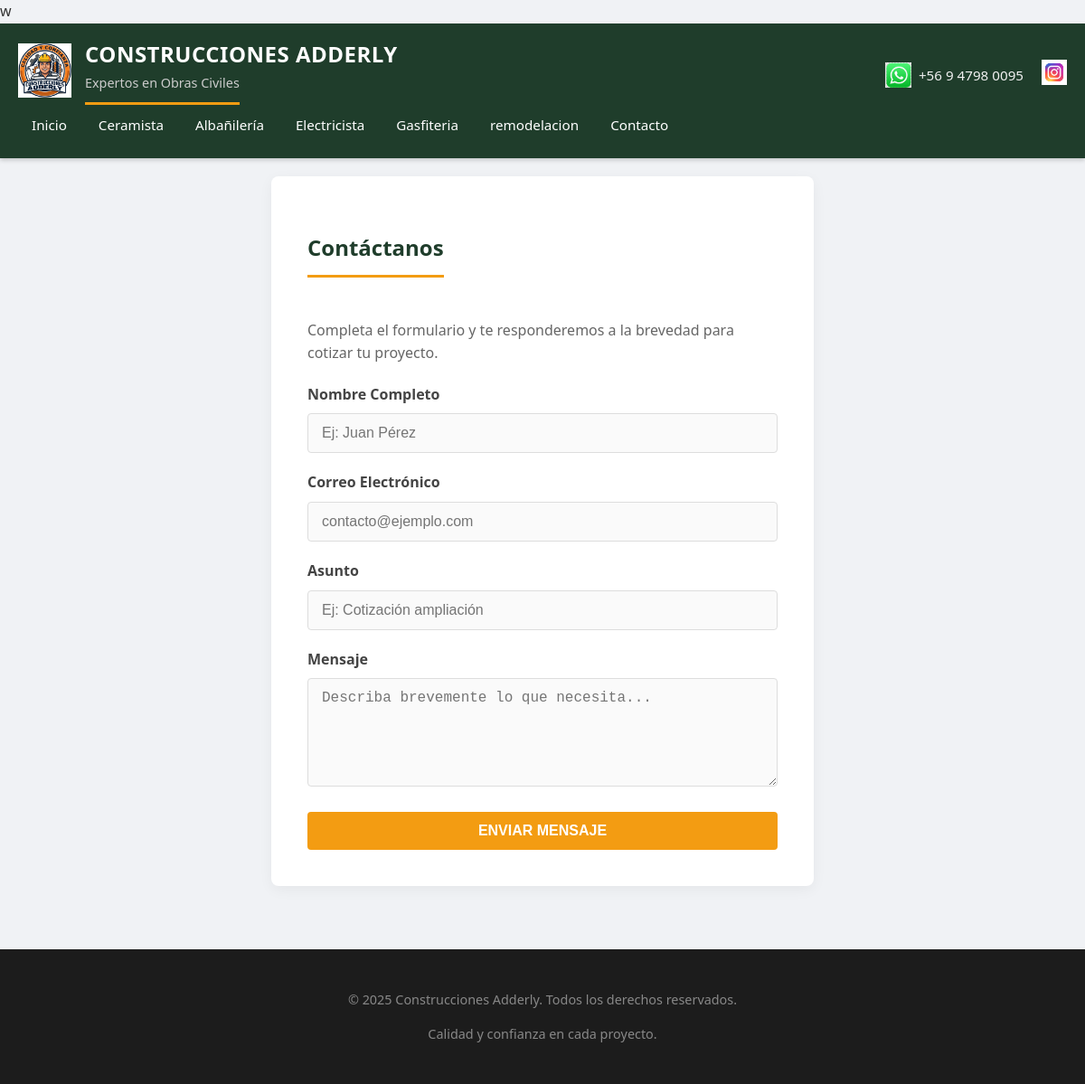
The app's page /contact with its own data.
### app.py (models this page shows)
class Category(db.Model):
    id = db.Column(db.Integer, primary_key=True)
    name = db.Column(db.String(50), unique=True, nullable=False)

### app.py (the view, shortened to what this page needs)
@app.route('/contact', methods=['GET', 'POST'])
def contact():
    return render_template('contact.html')

### app.py (called while the page is built)
@app.context_processor
def inject_categories():
    return dict(categories=Category.query.all())

### templates/contact.html
{% extends "base.html" %}
{% block content %}
<div class="form-container">
  <h2>Contáctanos</h2>
  <p style="margin-bottom: 20px; color: #666;">Completa el formulario y te responderemos a la brevedad para cotizar tu proyecto.</p>
  <form method="POST">
    <div class="form-group">
      <label for="name">Nombre Completo</label>
      <input type="text" id="name" name="name" placeholder="Ej: Juan Pérez" required>
    </div>
    <div class="form-group">
      <label for="email">Correo Electrónico</label>
      <input type="email" id="email" name="email" placeholder="contacto@ejemplo.com" required>
    </div>
    <div class="form-group">
      <label for="subject">Asunto</label>
      <input type="text" id="subject" name="subject" placeholder="Ej: Cotización ampliación" required>
    </div>
    <div class="form-group">
      <label for="message">Mensaje</label>
      <textarea id="message" name="message" placeholder="Describa brevemente lo que necesita..." required></textarea>
    </div>
    <button type="submit" style="width: 100%;">Enviar Mensaje</button>
  </form>
</div>
{% endblock %}

### templates/base.html (shortened to what this page needs)
<!DOCTYPE html>
<html lang="es">
<head>
  <link rel="stylesheet" href="{{ url_for('static', filename='css/style.css') }}">
</head>
<body>
<header class="header">
  <div class="header-inner">
    <div class="logo-container">
      <img src="{{ url_for('static', filename='img/logo.png') }}" alt="Logo Adderly">
      <div class="logo-text">
        <h1>Construcciones Adderly</h1>
        <h2>Expertos en Obras Civiles</h2>
      </div>
    </div>
   <div class="social-bar">
    <div class="contact-item">
        <img src="{{ url_for('static', filename='img/whatsapp.png') }}" alt="WhatsApp">
        <span>+56 9 4798 0095</span>
    </div>
    <a href="https://www.instagram.com/adderlyconstrucciones" target="_blank" class="social-link">
        <img src="{{ url_for('static', filename='img/instagram.png') }}" alt="Instagram">
    </a>
</div>
    <nav>
      <a href="{{ url_for('portfolio') }}">Inicio</a>
      {% for cat in categories %}
        <a href="{{ url_for('projects_by_category', category_id=cat.id) }}">
          {{ cat.name }}
        </a>
      {% endfor %}
      <a href="{{ url_for('contact') }}">Contacto</a>
    </nav>
  </div>
</header>
<main class="content">
  {% block content %}{% endblock %}
</main>
<footer class="footer">
  <p>© 2025 Construcciones Adderly. Todos los derechos reservados.</p>
  <p>Calidad y confianza en cada proyecto.</p>
</footer>
</body>
</html>

### static/css/style.css (style rules this page uses)
* { box-sizing: border-box; }
body { margin: 0; font-family: 'Segoe UI', Roboto, Helvetica, Arial, sans-serif; background-color: #f0f2f5; color: #333; line-height: 1.6; }
.header { background: #1f3d2b; color: white; padding: 0; box-shadow: 0 2px 5px rgba(0,0,0,0.2); }
.header-inner { max-width: 1200px; margin: 0 auto; padding: 15px 20px; display: flex; justify-content: space-between; align-items: center; flex-wrap: wrap; }
.logo-container { display: flex; align-items: center; gap: 15px; text-decoration: none; color: white; }
.logo-container img { height: 60px; width: auto; }
.logo-text h1 { margin: 0; font-size: 1.5rem; font-weight: 700; letter-spacing: 0.5px; text-transform: uppercase; }
.logo-text h2 { margin: 0; font-size: 0.9rem; font-weight: 400; color: #ccc; }
.social-bar { display: flex; align-items: center; gap: 20px; margin-top: 10px; }
.contact-item { display: flex; align-items: center; gap: 8px; color: #f1f1f1; font-weight: 500; font-size: 0.95rem; }
.contact-item img, .social-link img { height: 28px; width: auto; transition: transform 0.2s; }
nav { display: flex; gap: 5px; }
nav a { color: white; text-decoration: none; padding: 10px 15px; border-radius: 4px; font-weight: 500; transition: background 0.3s; font-size: 0.95rem; }
.content { max-width: 1200px; margin: 0 auto; padding: 20px; min-height: 60vh; }
h2 { border-bottom: 3px solid #f39c12; padding-bottom: 10px; margin-bottom: 30px; color: #1f3d2b; display: inline-block; }
.form-container { background: white; padding: 40px; border-radius: 8px; box-shadow: 0 4px 15px rgba(0,0,0,0.05); max-width: 600px; margin: 0 auto; }
.form-group { margin-bottom: 20px; }
.form-group label { display: block; margin-bottom: 8px; font-weight: 600; color: #444; }
input[type="text"], input[type="email"], textarea, select, input[type="file"] { width: 100%; padding: 12px 15px; border: 1px solid #ddd; border-radius: 4px; font-size: 1rem; transition: border-color 0.3s; background-color: #fafafa; }
textarea { resize: vertical; min-height: 120px; }
button, .btn { background-color: #f39c12; color: white; border: none; padding: 12px 25px; font-size: 1rem; font-weight: bold; border-radius: 4px; cursor: pointer; transition: background 0.3s, transform 0.1s; display: inline-block; text-decoration: none; text-transform: uppercase; }
.footer { background: #1c1c1c; color: #888; text-align: center; padding: 30px; margin-top: 50px; font-size: 0.9rem; }

### records on screen
Category: name "Ceramista"
Category: name "Albañilería"
Category: name "Electricista"
Category: name "Gasfiteria"
Category: name "remodelacion"
